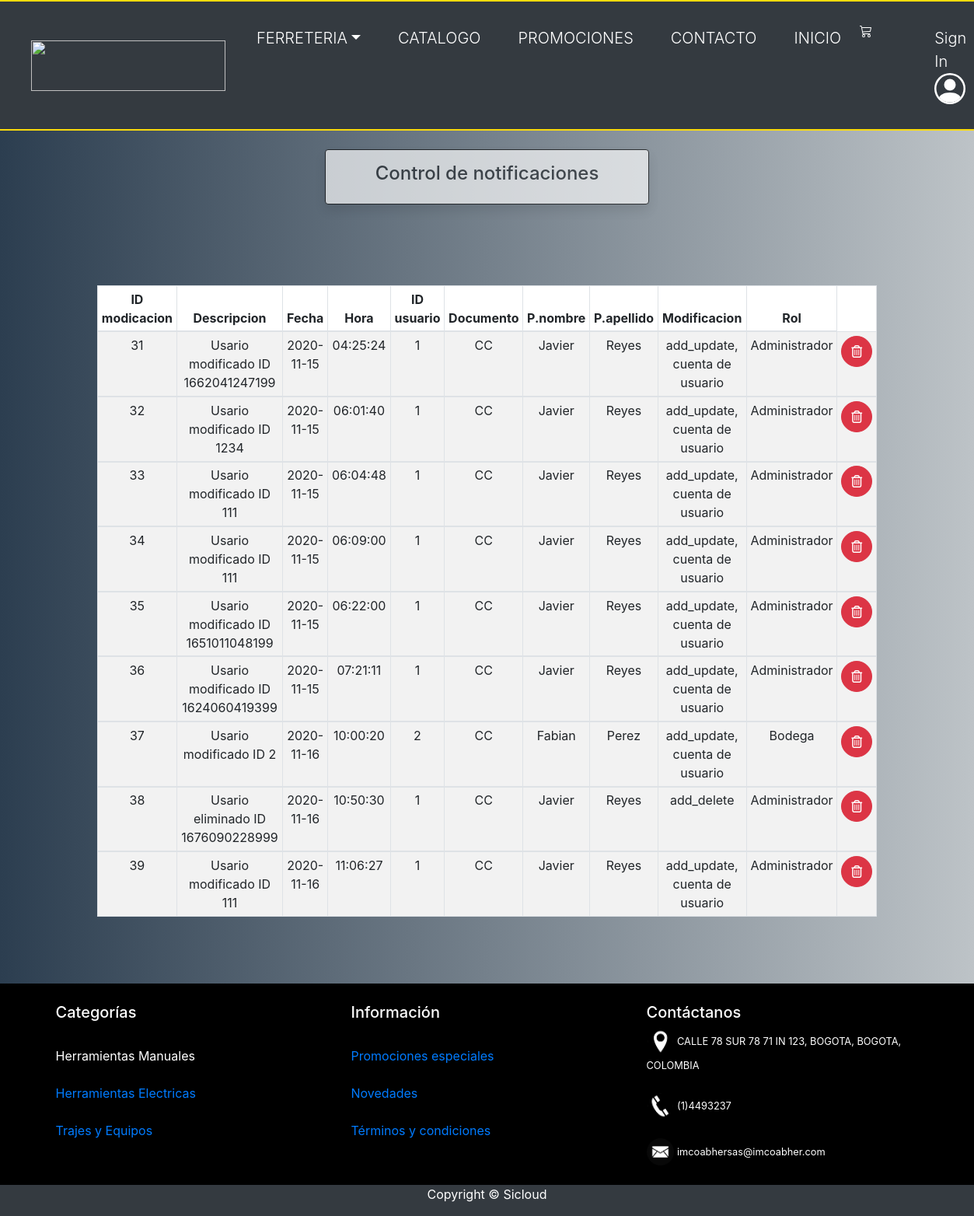
Page /vista/formControl.php on the committed database.
### tables this page shows
CREATE TABLE `tipo_modific` (
  `ID_t_modific` int(11) NOT NULL,
  `nom_modific` varchar(30) NOT NULL
);

CREATE TABLE `modific` (
  `ID_modifc` int(11) NOT NULL,
  `descrip` varchar(200) DEFAULT NULL,
  `fecha` date NOT NULL,
  `hora` time NOT NULL,
  `FK_us` varchar(25) NOT NULL,
  `FK_doc` varchar(5) NOT NULL,
  `FK_modific` int(11) NOT NULL
);

CREATE TABLE `usuario` (
  `ID_us` varchar(25) NOT NULL,
  `nom1` varchar(20) NOT NULL,
  `nom2` varchar(20) DEFAULT NULL,
  `ape1` varchar(20) NOT NULL,
  `ape2` varchar(20) DEFAULT NULL,
  `fecha` date NOT NULL,
  `pass` varchar(100) NOT NULL,
  `foto` varchar(150) DEFAULT NULL,
  `correo` varchar(50) DEFAULT NULL,
  `FK_tipo_doc` varchar(5) NOT NULL
);

CREATE TABLE `rol` (
  `ID_rol_n` int(11) NOT NULL,
  `nom_rol` varchar(25) NOT NULL,
  `acronimo` varchar(5) NOT NULL,
  `permisos` varchar(300) NOT NULL,
  `token` varchar(300) NOT NULL,
  `FK_not` int(11) DEFAULT NULL
);

### modelo/class.conexion.php (called while the page is built)
<?php
    class Conexion{
    static function conexionPDO(){
        $DB_HOST = 'bzsvpsfy9oknkorinigg-mysql.services.clever-cloud.com';
        $DB_USER = 'uu1ftcn3edrvx0se';
        $DB_PASS = 'YTZ9rXNKvoAIDwOwvvFj';
        $DB_NAME = 'bzsvpsfy9oknkorinigg';
        try {
            $dsn = "mysql:host=$DB_HOST;dbname=$DB_NAME";
            $db = new PDO($dsn, $DB_USER,  $DB_PASS);
        } catch (PDOException $e) {
            echo 'Error al conectarnos al; ' . $e->getMessage();
        }
        return $db;
    }
}

### modelo/class.sql.php (called while the page is built, shortened)
<?php
include_once 'class.conexion.php';
include_once '../controlador/controladorsession.php';
class SQL extends Conexion{
   public $db;
   public function __construct() {
      $this->db = Conexion::conexionPDO();
   }
   static function ningunDato(){
      return new self ();
   }
   public function verJoinModificacionesDB(){
      $sql = "SELECT M.ID_modifc , M.descrip , M.fecha , M.hora ,
      M.FK_us , M.FK_doc  ,  U.nom1 , U.ape1 ,  T_M.nom_modific , R.nom_rol
         from tipo_modific T_M JOIN modific M on T_M.ID_t_modific =  M.FK_modific
         JOIN usuario U ON M.FK_us = U.ID_us
         JOIN rol_usuario R_U on U.ID_us = R_U.FK_us
         JOIN rol R on R_U.FK_rol = R.ID_rol_n
         ORDER BY fecha";
      $consulta= $this->db->prepare($sql);
      $result = $consulta->execute();
      $result = $consulta->fetchAll();
      return $result;
   }
}
?>

### controlador/controladorsession.php (called while the page is built, shortened)
<?php
class Session{
   static function ningunDato(){
      return new self ();
   }
}
?>

### controlador/controlador.php (called while the page is built, shortened)
<?php
include_once '../modelo/class.sql.php';
class ControllerDoc
{
    private $session, $objModUs;
    public function __construct(){
        include_once 'controladorsession.php';
        $this->objModUs    = SQL::ningunDato();
    }
    public function verJoinModificacionesDB()
    {
        return $this->objModUs->verJoinModificacionesDB();
    }
}
?>

### vista/formControl.php (the view, shortened to what this page needs)
<?php
$objModModi = new ControllerDoc();
?>
<div class="container-fluid ">
        <div class="col-md-10 p-2 mx-auto ">
            <table class=" table table-bordered table-sm table-striped bg-white  mx-auto   text-center">
                <thead>
                        <th>ID modicacion</th>
                        <th>Descripcion</th>
                        <th>Fecha</th>
                        <th>Hora</th>
                        <th>ID usuario</th>
                        <th>Documento</th>
                        <th>P.nombre</th>
                        <th>P.apellido</th>
                        <th>Modificacion</th>
                        <th>Rol</th>
                        <?php
                        $datos = $objModModi->verJoinModificacionesDB();
                            foreach($datos as $i => $row){
                        ?>
                </thead>
                <tbody>
                    <td><?php  echo $row['ID_modifc'] ?></td>
                    <td><?php  echo $row['descrip'] ?></td>
                    <td><?php  echo $row['fecha'] ?></td>
                    <td><?php  echo $row['hora'] ?></td>
                    <td><?php  echo $row['FK_us'] ?></td>
                    <td><?php  echo $row['FK_doc'] ?></td>
                    <td><?php  echo $row['nom1'] ?></td>
                    <td><?php  echo $row['ape1'] ?></td>
                    <td><?php  echo $row['nom_modific'] ?></td>
                    <td><?php  echo $row['nom_rol'] ?></td>
                    <td>
                        <a href="../controlador/api.php?apicall=deleteLog&&id=<?= $row[0]  ?>" class="btn btn-circle btn-danger"><i class="far fa-trash-alt"></i></a>
                    </td>
                </tbody>
        <?php
                            }
        ?>
            </table>
        </div>
</div>

### vista/estilos/css/jav.css (style rules this page uses)
body { background: #bdc3c7; background: -webkit-linear-gradient(to right, #2c3e50, #bdc3c7); background: linear-gradient(to right, #2c3e50, #bdc3c7); }
.btn-circle { border-radius: 100%; height: 2.5rem; width: 2.5rem; font-size: 1rem; display: inline-flex; align-items: center; justify-content: center; }
html { min-height: 100%; position: relative; }
body { margin: 0; margin-bottom: 40px; }

### rows in the picture
tipo_modific: modific.ID_modifc "31", modific.descrip "Usario modificado ID 1662041247199", modific.fecha "2020-11-15", modific.hora "04:25:24", modific.FK_us "1", modific.FK_doc "CC", usuario.nom1 "Javier", usuario.ape1 "Reyes", nom_modific "add_update, cuenta de usuario", rol.nom_rol "Administrador", modific.ID_modifc "32", modific.descrip "Usario modificado ID 1234", modific.hora "06:01:40", modific.ID_modifc "33", modific.descrip "Usario modificado ID 111", modific.hora "06:04:48", modific.ID_modifc "34", modific.hora "06:09:00", modific.ID_modifc "35", modific.descrip "Usario modificado ID 1651011048199", modific.hora "06:22:00", modific.ID_modifc "36", modific.descrip "Usario modificado ID 1624060419399", modific.hora "07:21:11", modific.ID_modifc "37", modific.descrip "Usario modificado ID 2", modific.fecha "2020-11-16", modific.hora "10:00:20", modific.FK_us "2", usuario.nom1 "Fabian", usuario.ape1 "Perez", rol.nom_rol "Bodega", modific.ID_modifc "39", modific.hora "11:06:27"
tipo_modific: modific.ID_modifc "38", modific.descrip "Usario eliminado ID 1676090228999", modific.fecha "2020-11-16", modific.hora "10:50:30", modific.FK_us "1", modific.FK_doc "CC", usuario.nom1 "Javier", usuario.ape1 "Reyes", nom_modific "add_delete", rol.nom_rol "Administrador"

### other values in the picture
$aP[$i0][0] "FERRETERIA"
$d[0] "CATALOGO"
$d[0] "PROMOCIONES"
$d[0] "CONTACTO"
$d[0] "INICIO"
$titulo "Control de notificaciones"
